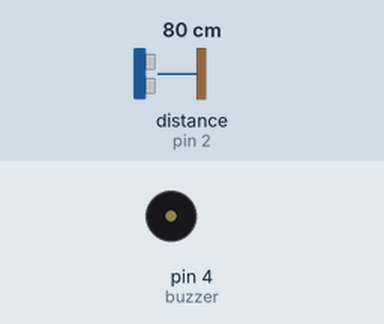
This sketch was run on a simulated Arduino Uno, built with avr-gcc and run on an emulated ATmega328P. Shown: buzzer (waves = sounding). Wiring (inferred from the names in the program): ultrasonic range finder: trigger pin 3; echo pin 2. Inputs (shaded band) come from the test bench; at power-on: distance to the obstacle (sensor on pin 2) 80 cm. The echo pulse lasts 58.3 µs per cm.

Above: at 1.8 s.
1.9 s: distance to the obstacle (sensor on pin 2) set to 53 cm
3.4 s: distance to the obstacle (sensor on pin 2) set to 46 cm
At 5.0 s:
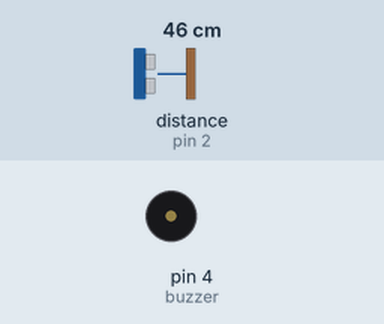
7.4 s: distance to the obstacle (sensor on pin 2) set to 60 cm
At 8.0 s:
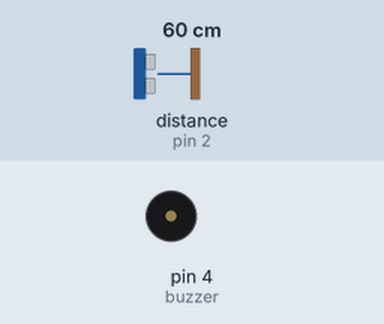
8.9 s: distance to the obstacle (sensor on pin 2) set to 47 cm
At 11.0 s:
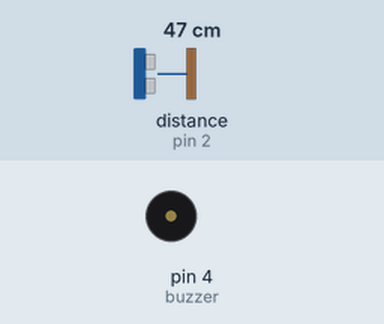
Timing chart, 0 to 14.0 s (numbered marks = the images above; inputs shaded):
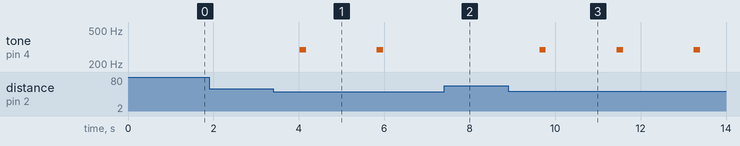

Measured:
- the behaviour switches between 51 and 50 cm on distance to the obstacle (sensor on pin 2) (found by bisection; images 0 and 1)
- after the input at 1.9 s, every drawn part: stays the same
- after the input at 3.4 s, tone on pin 4 (buzzer): alternates 294 Hz for 0.15 s and silent for 1.7 s, starting after 0.62 s
- after the input at 7.4 s, tone on pin 4 (buzzer): stays silent (without the input it goes to 294 Hz after 0.23 s)
- after the input at 8.9 s, tone on pin 4 (buzzer): alternates 294 Hz for 0.15 s and silent for 1.7 s, starting after 0.74 s

The sketch:

Aula_06-Desafio.ino
```cpp
#define pinoTrig 3 // Pino de comunicaçao ligado do Trigger
#define pinoEcho 2 // Pino de comunicaçao ligado do Echo
#define buzzer 4  // Pino de comunicação do buzer

// VARIÁVEIS UTILIZADAS
unsigned long tempo;
float distancia_cm;

void setup()
{
  pinMode(pinoTrig, OUTPUT);
  pinMode(pinoEcho, INPUT);
  pinMode(buzzer, OUTPUT);
  digitalWrite(pinoTrig, LOW);
}

void loop()
{
  //Responsavel por efetuar um pequno pulso
  digitalWrite (pinoTrig, HIGH);
  delayMicroseconds(10);
  digitalWrite (pinoTrig, LOW);

  tempo = pulseIn(pinoEcho, HIGH);
  distancia_cm = tempo/58.2;

  //Responsável por acionar o buzzer a depender da distância mensurada
  if (distancia_cm<20){
    tone(buzzer,528);
    delay(150);
    noTone(buzzer);
    delay(50);
  }
  else if (distancia_cm>=20 && distancia_cm<30){
    tone(buzzer,440);
    delay(150);
    noTone(buzzer);
    delay(250);
  }
  else if (distancia_cm>=30 && distancia_cm<40){
    tone(buzzer,349);
    delay(150);
    noTone(buzzer);
    delay(450);
  }
  else if (distancia_cm>=40 && distancia_cm<50){
    tone(buzzer,294);
    delay(150);
    noTone(buzzer);
    delay(650);
  }

  // Intervalo entre atualizacao da distancia
  delay(1000);
}
```
